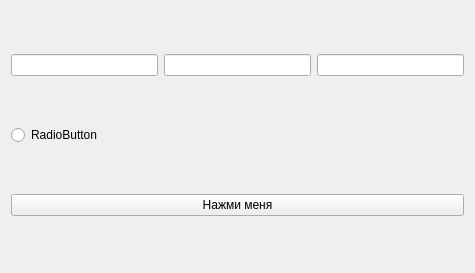
<?xml version="1.0" encoding="UTF-8"?>
<ui version="4.0">
 <class>Form</class>
 <widget class="QWidget" name="Form">
  <property name="geometry">
   <rect>
    <x>0</x>
    <y>0</y>
    <width>475</width>
    <height>273</height>
   </rect>
  </property>
  <property name="windowTitle">
   <string>Form</string>
  </property>
  <layout class="QVBoxLayout" name="verticalLayout">
   <item>
    <layout class="QHBoxLayout" name="horizontalLayout">
     <item>
      <widget class="QLineEdit" name="lineEditInput">
       <property name="text">
        <string/>
       </property>
      </widget>
     </item>
     <item>
      <widget class="QLineEdit" name="lineEditMirror"/>
     </item>
     <item>
      <widget class="QLineEdit" name="lineEdit_3"/>
     </item>
    </layout>
   </item>
   <item>
    <widget class="QRadioButton" name="radioButton">
     <property name="text">
      <string>RadioButton</string>
     </property>
    </widget>
   </item>
   <item>
    <widget class="QPushButton" name="pushButtonMirror">
     <property name="text">
      <string>Нажми меня</string>
     </property>
    </widget>
   </item>
  </layout>
 </widget>
 <resources/>
 <connections/>
</ui>
